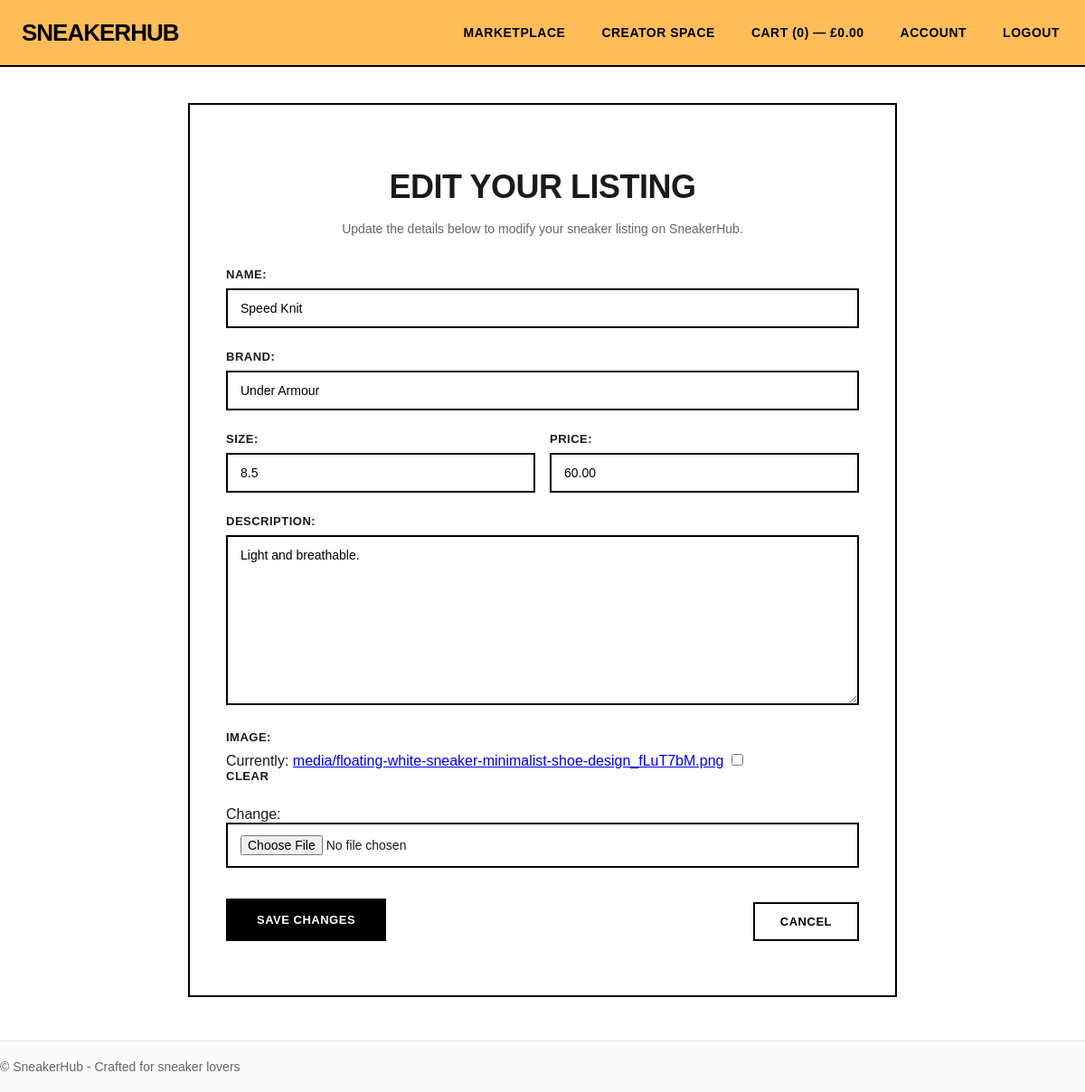
Screenshot of /listings/edit/34/ (signed in) with the database file from the repository.
### marketplace/models.py (models this page shows, shortened)
class Sneaker(models.Model):
    name = models.CharField(max_length=255)
    brand = models.CharField(max_length=255)
    size = models.DecimalField(max_digits=4, decimal_places=1)
    price = models.DecimalField(max_digits=10, decimal_places=2)
    description = models.TextField(blank=True, null=True)
    image = models.ImageField(upload_to='media/', blank=True, null=True)
    owner = models.ForeignKey(
        settings.AUTH_USER_MODEL,
        on_delete=models.CASCADE,
        related_name='sneakers'
    )
    created_at = models.DateTimeField(auto_now_add=True)
    updated_at = models.DateTimeField(auto_now=True)
    is_sold = models.BooleanField(default=False)

### listings/views.py (the view)
# urls.py: path('listings/edit/<int:sneaker_id>/', editListingView, name='edit_listing'),
@login_required
def editListingView(request, sneaker_id):
    sneaker = get_object_or_404(Sneaker, id=sneaker_id, owner=request.user)
    if request.method == 'POST':
        form = ListingCreationForm(request.POST, request.FILES, instance=sneaker)
        if form.is_valid():
            form.save()
            return redirect('sneaker_detail', sneaker_id=sneaker.id)
    else:
        form = ListingCreationForm(instance=sneaker)
    return render(request, 'edit_listing.html', {'form': form, 'sneaker': sneaker})

### listings/forms.py (shortened to what this page needs)
class ListingCreationForm(forms.ModelForm):
    class Meta:
        model = Sneaker
        fields = ['name', 'brand', 'size', 'price', 'description', 'image']

### cart/context_processors.py (called while the page is built, shortened)
def cart_totals(request):
    cart = request.session.get('cart', {})
    count = 0
    total = 0.0
    return {'cart': {'count': count, 'total': total}}

### templates/edit_listing.html (shortened to what this page needs)
{% extends 'base.html' %}
{% load static %}
{% block content %}
<section class="create-listing-section" style="margin-top: 40px;">
    <div class="container">
        <div class="create-card">
            <h1>Edit Your Listing</h1>
            <p class="create-listing-subtitle">Update the details below to modify your sneaker listing on SneakerHub.</p>
            <form method="post" enctype="multipart/form-data" class="create-listing-form">
                <div class="form-group">
                    {{ form.name.label_tag }}
                    {{ form.name }}
                </div>
                <div class="form-group">
                    {{ form.brand.label_tag }}
                    {{ form.brand }}
                </div>
                <div class="form-row">
                    <div class="form-group form-half">
                        {{ form.size.label_tag }}
                        {{ form.size }}
                    </div>
                    <div class="form-group form-half">
                        {{ form.price.label_tag }}
                        {{ form.price }}
                    </div>
                </div>
                <div class="form-group">
                    {{ form.description.label_tag }}
                    {{ form.description }}
                </div>
                <div class="form-group">
                    {{ form.image.label_tag }}
                    {{ form.image }}
                </div>
                <div class="form-actions">
                    <button type="submit" class="btn-primary">Save Changes</button>
                    <a href="{% url 'marketplace' %}" class="btn-secondary create-btn">Cancel</a>
                </div>
            </form>
        </div>
    </div>
</section>
{% endblock %}

### static/css/styles.css (style rules this page uses)
body { margin: 0; font-family: Arial, sans-serif; background: white; color: #1a1a1a; }
.container { width: 100%; max-width: 1900px; margin: 0 auto; }
.btn-primary { display: inline-block; background: #000; color: #fff; padding: 14px 32px; border-radius: 0; text-decoration: none; font-weight: 900; border: 2px solid #000; cursor: pointer; text-transform: uppercase; letter-spacing: 0.5px; font-size: 13px; transition: all 0.3s ease; margin-bottom: 10px; }
.btn-secondary { display: inline-block; background: #fff; color: #000; padding: 12px 28px; border-radius: 0; text-decoration: none; font-weight: 900; border: 2px solid #000; cursor: pointer; margin-bottom: 20px; text-transform: uppercase; letter-spacing: 0.5px; font-size: 13px; transition: all 0.3s ease; }
.create-card { background: #fff; border: 2px solid #000; border-radius: 0; padding: 40px; max-width: 700px; margin: 0 auto; }
.create-card h1 { font-size: 36px; margin-bottom: 12px; text-align: center; font-weight: 900; text-transform: uppercase; letter-spacing: -0.5px; }
.create-listing-subtitle { color: #666; margin-bottom: 32px; text-align: center; font-size: 14px; line-height: 1.6; }
.create-listing-form .form-group { margin-bottom: 24px; }
.create-listing-form label { display: block; margin-bottom: 8px; font-weight: 700; text-transform: uppercase; letter-spacing: 0.5px; font-size: 13px; }
.create-listing-form input[type="text"], .create-listing-form input[type="number"], .create-listing-form input[type="file"], .create-listing-form textarea { width: 100%; padding: 12px 14px; border: 2px solid #000; border-radius: 0; font-size: 14px; box-sizing: border-box; font-family: inherit; transition: all 0.3s ease; }
.form-row { display: flex; gap: 16px; }
.form-half { flex: 1; }
.form-actions { margin-top: 32px; display: flex; justify-content: space-between; align-items: center; gap: 12px; }
.form-actions .btn-primary { order: 1; }
.form-actions .create-btn { order: 2; margin-top: 2%; }
.form-actions { margin-top: 20px; display: flex; gap: 12px; align-items: center; }

### rows the page displays
Sneaker: name "Speed Knit", brand "Under Armour", size "8.5", price "60.00", description "Light and breathable."

### other values shown
{{ cart.count|default:0 }} "0"
{{ cart.total|default:0|floatformat:2 }} "0.00"
